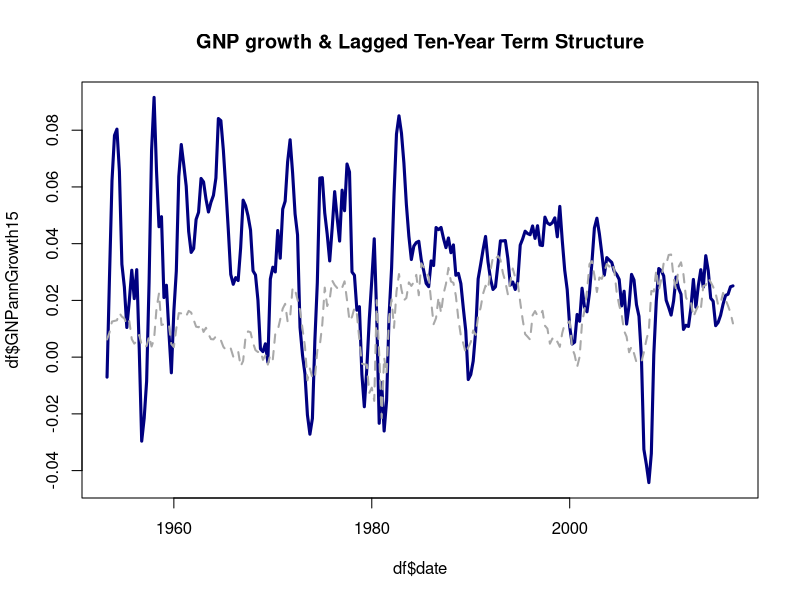
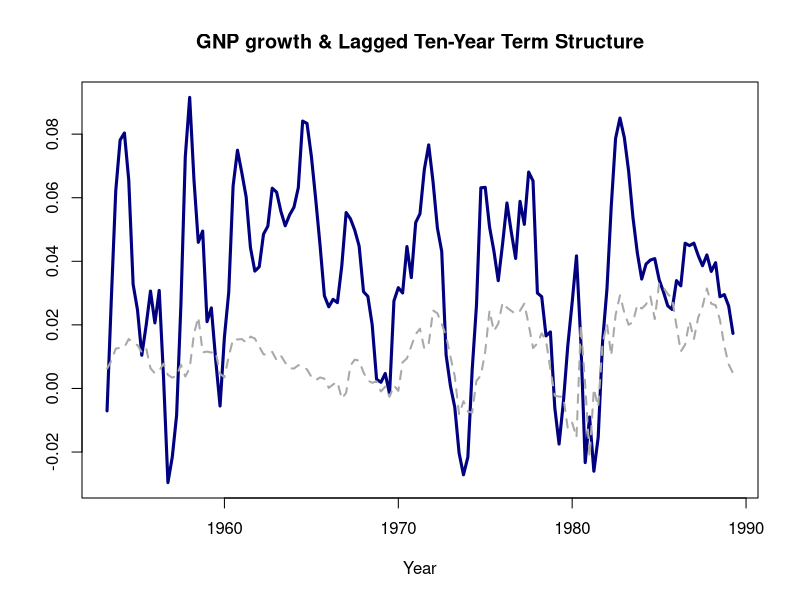
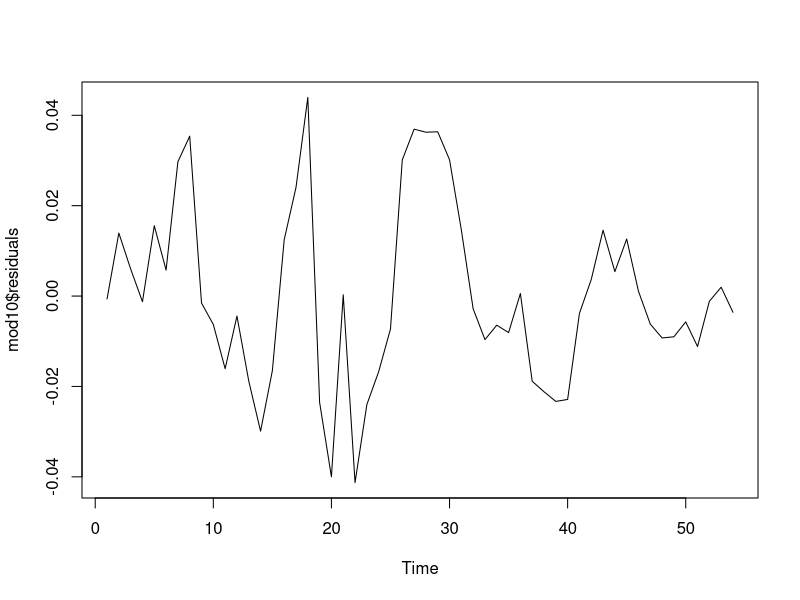
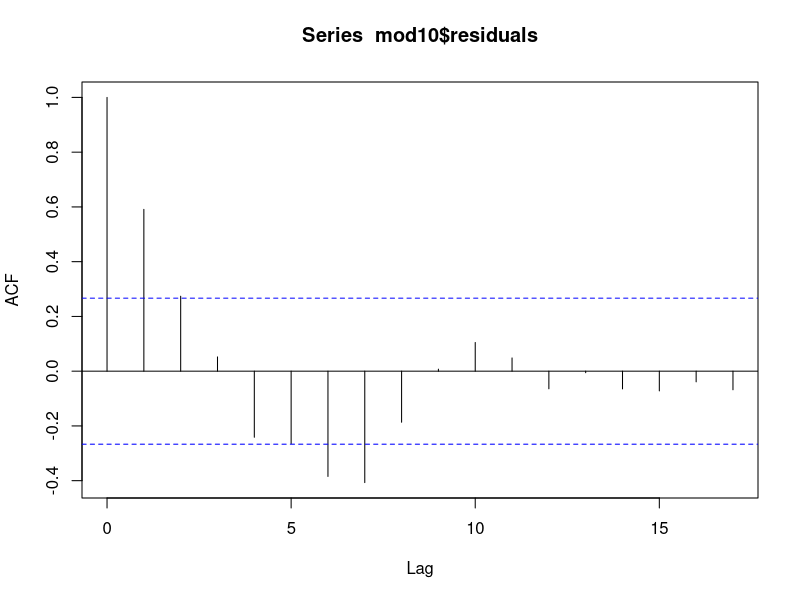

These figures' R source, in order: (Note: this script raises an error after producing the figures.)
## ---- chunk 1
knitr::opts_chunk$set(echo = TRUE)
# write.csv(df, file = "TermDataMulaBaby.csv")
rm(list=ls())

# Be sure to set the working directory 
df <- read.csv("TermDataMulaBaby.csv")
df$date <- as.Date(df$date)
## ---- chunk 2
From53to89 = df[which(df$date >= "1953-04-01" & df$date <= "1989-04-01"),]


mod5 <- lm(GNPannGrowth15~TS5sec, data = From53to89)
summary(mod5)

mod10 <- lm(GNPannGrowth15~TS10sec, data = From53to89)
summary(mod10)

## ---- chunk 3
library(sandwich)
library(lmtest)

mod10 <- lm(GNPannGrowth15~TS10sec, data = From53to89)
summary(mod10)

coeftest(mod5,vcov=NeweyWest)
coeftest(mod10,vcov=NeweyWest)

## Newey & West (1994) compute this type of estimator
VCV1 <- NeweyWest(mod10);VCV1

## The Newey & West (1987) estimator requires specification
## of the lag and suppression of prewhitening
VCV2 <- NeweyWest(mod10, lag = 1, prewhite = FALSE);VCV2

coeftest(mod10,vcov. = VCV1)
## ---- chunk 4
From66to89 = df[which(df$date >= "1966-01-01" & df$date <= "1989-04-01"),]


mod5 <- lm(GNPannGrowth15~TS5sec, data = From66to89)
summary(mod5)

mod10 <- lm(GNPannGrowth15~TS10sec, data = From66to89)
summary(mod10)


coeftest(mod5,vcov=NeweyWest)
coeftest(mod10,vcov=NeweyWest)

## ---- chunk 5
From76to89 = df[which(df$date >= "1976-01-01" & df$date <= "1989-04-01"),]

mod5 <- lm(GNPannGrowth15~TS5sec, data = From76to89)
summary(mod5)

mod10 <- lm(GNPannGrowth15~TS10sec, data = From76to89)
summary(mod10)

coeftest(mod5,vcov=NeweyWest)
coeftest(mod10,vcov=NeweyWest)
## ---- chunk 6

plot(df$GNPannGrowth15~df$date, main = "GNP growth & Lagged Ten-Year Term Structure", type = "l", col = "navy", lwd = "3")
lines(cbind(df$date, df$TS10sec), col="dark grey", lwd = "2", lty = "dashed")

plot(From53to89$GNPannGrowth15~From53to89$date, main = "GNP growth & Lagged Ten-Year Term Structure", type = "l", col = "navy", lwd = "3",xlab="Year", ylab=" ")
lines(cbind(From53to89$date, From53to89$TS10sec), col="dark grey", lwd = "2", lty = "dashed")
## ---- chunk 7
plot.ts(mod10$residuals)
acf(mod10$residuals)

lag1.plot(mod10$residuals, 6)

## ---- chunk 8
From99to15 = df[which(df$date >= "1999-10-01"),]

mod5 <- lm(GNPannGrowth15~TS5, data = From99to15)
summary(mod5)

mod10 <- lm(GNPannGrowth15~TS10, data = From99to15)
summary(mod10)

coeftest(mod5,vcov=NeweyWest)
coeftest(mod10,vcov=NeweyWest)

## ---- chunk 9
From05to15 = df[which(df$date >= "2005-1-01"),]


mod5 <- lm(GNPannGrowth15~TS5, data = From05to15)
summary(mod5)

mod10 <- lm(GNPannGrowth15~TS10, data = From05to15)
summary(mod10)
